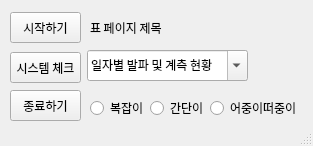
<?xml version="1.0" encoding="UTF-8"?>
<ui version="4.0">
 <class>MainWindow</class>
 <widget class="QMainWindow" name="MainWindow">
  <property name="windowModality">
   <enum>Qt::NonModal</enum>
  </property>
  <property name="geometry">
   <rect>
    <x>0</x>
    <y>0</y>
    <width>313</width>
    <height>146</height>
   </rect>
  </property>
  <property name="windowTitle">
   <string>Guff</string>
  </property>
  <property name="windowIcon">
   <iconset>
    <normaloff>../../../../Downloads/KakaoTalk_20240322_152353247-removebg-preview.ico</normaloff>../../../../Downloads/KakaoTalk_20240322_152353247-removebg-preview.ico</iconset>
  </property>
  <property name="iconSize">
   <size>
    <width>24</width>
    <height>25</height>
   </size>
  </property>
  <widget class="QWidget" name="centralwidget">
   <widget class="QLabel" name="label">
    <property name="geometry">
     <rect>
      <x>90</x>
      <y>20</y>
      <width>90</width>
      <height>16</height>
     </rect>
    </property>
    <property name="font">
     <font>
      <family>Han Santteut Dotum</family>
     </font>
    </property>
    <property name="text">
     <string>표 페이지 제목</string>
    </property>
   </widget>
   <widget class="QComboBox" name="comboBox">
    <property name="geometry">
     <rect>
      <x>87</x>
      <y>50</y>
      <width>161</width>
      <height>31</height>
     </rect>
    </property>
    <property name="font">
     <font>
      <family>Han Santteut Dotum</family>
     </font>
    </property>
    <property name="autoFillBackground">
     <bool>false</bool>
    </property>
    <property name="editable">
     <bool>true</bool>
    </property>
    <item>
     <property name="text">
      <string>일자별 발파 및 계측 현황</string>
     </property>
    </item>
    <item>
     <property name="text">
      <string>일자별 계측 현황</string>
     </property>
    </item>
    <item>
     <property name="text">
      <string>직접 입력</string>
     </property>
    </item>
   </widget>
   <widget class="QPushButton" name="startBtn">
    <property name="geometry">
     <rect>
      <x>10</x>
      <y>12</y>
      <width>71</width>
      <height>31</height>
     </rect>
    </property>
    <property name="font">
     <font>
      <family>Han Santteut Dotum</family>
     </font>
    </property>
    <property name="text">
     <string>시작하기</string>
    </property>
   </widget>
   <widget class="QPushButton" name="checkBtn">
    <property name="geometry">
     <rect>
      <x>10</x>
      <y>52</y>
      <width>71</width>
      <height>31</height>
     </rect>
    </property>
    <property name="font">
     <font>
      <family>Han Santteut Dotum</family>
     </font>
    </property>
    <property name="text">
     <string>시스템 체크</string>
    </property>
   </widget>
   <widget class="QPushButton" name="exitBtn">
    <property name="geometry">
     <rect>
      <x>10</x>
      <y>90</y>
      <width>71</width>
      <height>31</height>
     </rect>
    </property>
    <property name="font">
     <font>
      <family>Han Santteut Dotum</family>
     </font>
    </property>
    <property name="text">
     <string>종료하기</string>
    </property>
   </widget>
   <widget class="QRadioButton" name="complicated_btn">
    <property name="geometry">
     <rect>
      <x>90</x>
      <y>100</y>
      <width>90</width>
      <height>16</height>
     </rect>
    </property>
    <property name="font">
     <font>
      <family>Han Santteut Dotum</family>
     </font>
    </property>
    <property name="text">
     <string>복잡이</string>
    </property>
   </widget>
   <widget class="QRadioButton" name="simple_btn">
    <property name="geometry">
     <rect>
      <x>150</x>
      <y>100</y>
      <width>90</width>
      <height>16</height>
     </rect>
    </property>
    <property name="font">
     <font>
      <family>Han Santteut Dotum</family>
     </font>
    </property>
    <property name="text">
     <string>간단이</string>
    </property>
   </widget>
   <widget class="QRadioButton" name="proper_btn">
    <property name="geometry">
     <rect>
      <x>210</x>
      <y>100</y>
      <width>90</width>
      <height>16</height>
     </rect>
    </property>
    <property name="font">
     <font>
      <family>Han Santteut Dotum</family>
     </font>
    </property>
    <property name="text">
     <string>어중이떠중이</string>
    </property>
   </widget>
  </widget>
  <widget class="QMenuBar" name="menubar">
   <property name="geometry">
    <rect>
     <x>0</x>
     <y>0</y>
     <width>313</width>
     <height>21</height>
    </rect>
   </property>
  </widget>
  <widget class="QStatusBar" name="statusbar"/>
 </widget>
 <resources>
  <include location="resources.qrc"/>
 </resources>
 <connections/>
</ui>
